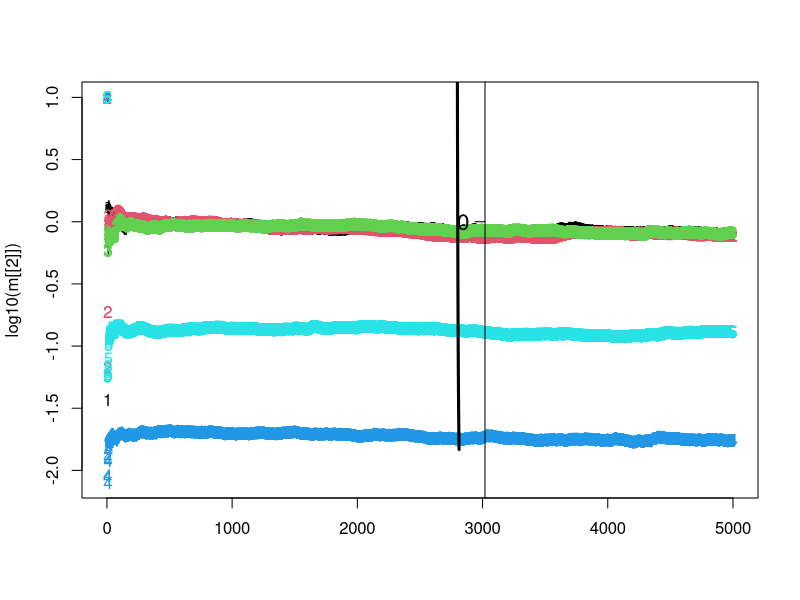
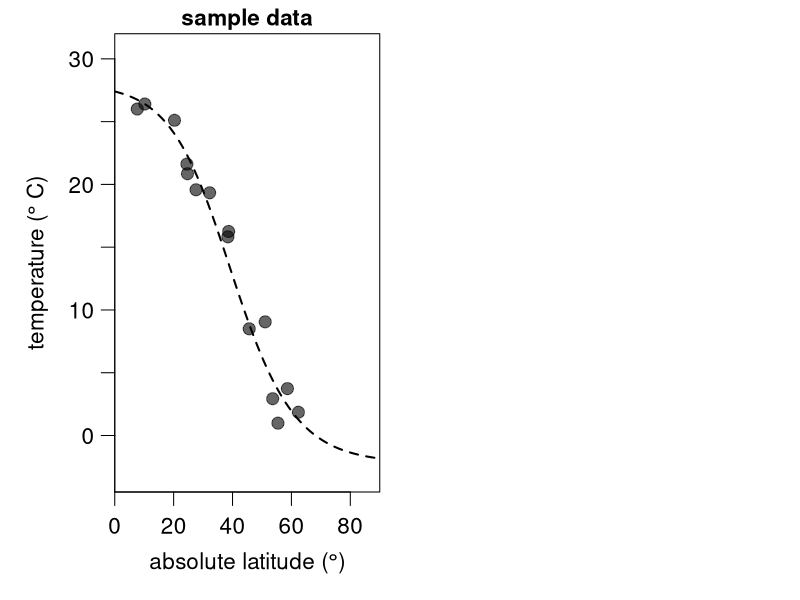
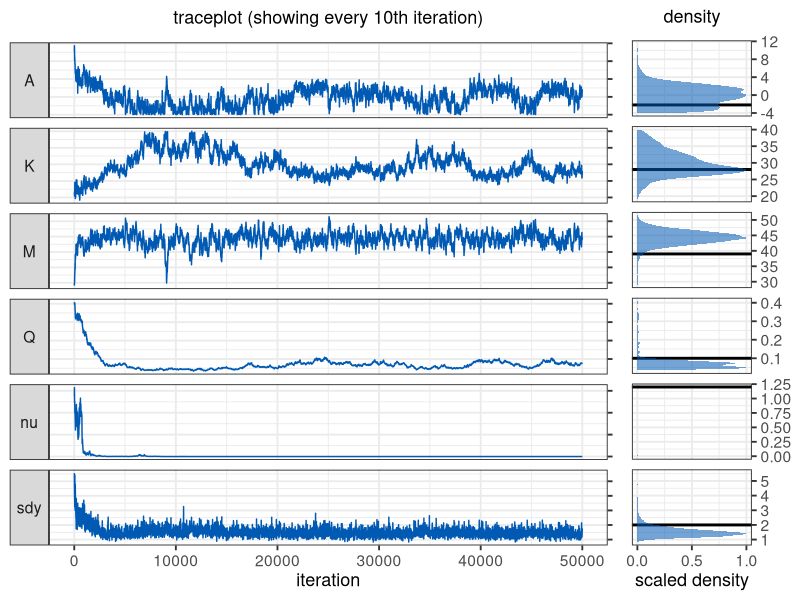
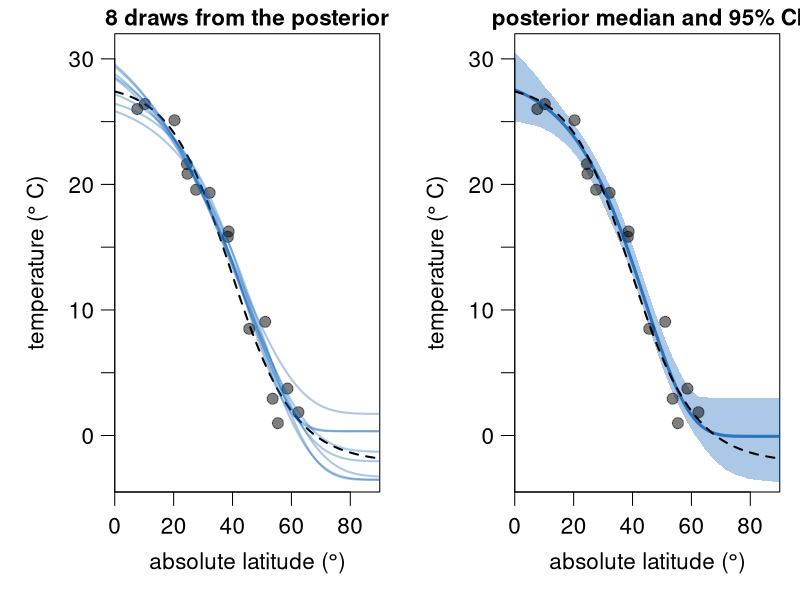

Write R code to recreate these figures, in order.
######################################################
######################################################
### A Metropolis-Hastings algorithm for Latitudinal
### Temperature Gradients
###
### by Kilian Eichenseer
### February 2022
###
######################################################
######################################################
### FUNCTIONS

gradient <- function(x, coeff, sdy) { # sigma is labelled "sdy"
  A = coeff[1]
  K = coeff[2]
  M = coeff[3]
  Q = coeff[4]
  nu = coeff[5]
  return(A + max(c(K-A,0))/((1+(nu*exp(Q*(x-M))))^(1/nu)) + rnorm(length(x),0,sdy))
}

loglik <- function(x, y,  coeff, sdy) {
  A = coeff[1]
  K = coeff[2]
  M = coeff[3]
  Q = coeff[4]
  nu = coeff[5]
  pred = A + max(c(K-A,0))/((1+(nu*exp(Q*(x-M))))^(1/nu))
  return(sum(dnorm(y, mean = pred, sd = sdy, log = TRUE)))
}

logprior <- function(coeff) {
  return(sum(c(
    dunif(coeff[1], -4, 40, log = TRUE),
    dunif(coeff[2], -4, 40, log = TRUE),
    dnorm(coeff[3], 45, 10, log = TRUE),
    dgamma(coeff[4], 0.2, 0.2, log = TRUE),
    dgamma(coeff[5], 1, 1, log = TRUE))))
}

logposterior <- function(x, y, coeff, sdy){
  return (loglik(x, y, coeff, sdy) + logprior(coeff))
}

MH_propose <- function(coeff, proposal_sd){
  return(rnorm(5,mean = coeff, sd= c(.5,.5,.5,0.01,0.07)))
}

MH_propose <- function(coeff, proposal_sd){
  return(c(rnorm(3,mean = coeff[1:3], sd= c(.5,.5,.5)),
         exp(rnorm(2,mean = log(coeff[4:5]), sd= c(0.01,0.07)))))
}

weighted_var <- function(x, weights, sum_weights) {
  sum(weights*((x-sum(weights*x)/sum_weights)^2))/(sum_weights)
}

# Main MCMCM function
run_MCMC <- function(x, y, coeff_inits, sdy_init, nIter, proposal_sd_init = rep(10,5), nAdapt = 10000){
  ### Initialisation
  coefficients = array(dim = c(nIter,5)) # set up array to store coefficients
  coefficients[1,] = coeff_inits # initialise coefficients
  sdy = rep(NA_real_,nIter) # set up vector to store sdy
  sdy[1] = sdy_init # intialise sdy
  A_sdy = 3 # parameter for the prior on the inverse gamma distribution of sdy
  B_sdy = 0.1 # parameter for the prior on the inverse gamma distribution of sdy
  n <- length(y)
  shape_sdy <- A_sdy+n/2 # shape parameter for the inverse gamma
  sd_i <- 2
  coeff_sd <- array(NA_real_,dim = c(nAdapt,5))
  coeff_sd[1:3,] <- proposal_sd_init
  coeff_diff <- array(NA_real_,dim = c(nAdapt,5))
  allWeights <- exp((-(nAdapt-2)):0/500)

  ### The MCMC loop
  for (i in 2:nIter){

    ## 1. Gibbs step to estimate sdy
    sdy[i] = sqrt(1/rgamma(1,shape_sdy,B_sdy+0.5*sum((y-gradient(x,coefficients[i-1,],0))^2)))

    ## 2. Metropolis-Hastings step to estimate the regression coefficients
    proposal = MH_propose(coefficients[i-1,],coeff_sd[sd_i,]) # new proposed values
    #if(any(proposal[c(4,5)] <= 0)) HR = 0 else # Q and nu need to be >0
      # Hasting's ratio of the proposal
      HR = exp(logposterior(x = x, y = y, coeff = proposal, sdy = sdy[i]) -
                 logposterior(x = x, y = y, coeff = coefficients[i-1,], sdy = sdy[i])

               +sum(dlnorm(coefficients[i-1,4:5]-proposal[4:5],log(coefficients[i-1,4:5]),coeff_sd[sd_i,4:5]))
               -sum(dlnorm(proposal[4:5]-coefficients[i-1,4:5],log(coefficients[i-1,4:5]),coeff_sd[sd_i,4:5]))
      )

    # accept proposal with probability = min(HR,1)
    if (runif(1) < HR){
      coefficients[i,] = proposal
      # if proposal is rejected, keep the values from the previous iteration
    }else{
      coefficients[i,] = coefficients[i-1,]
    }
    # Adaptation of proposal SD
    if(i < nAdapt){

    coeff_diff[i,1:3] <- coefficients[i,1:3]-coefficients[i-1,1:3]
    coeff_diff[i,4:5] <- log(coefficients[i,4:5])-log(coefficients[i-1,4:5])

    if(i>=3) {
    weights = allWeights[(nAdapt-i+2):nAdapt-1]
    sum_weights = sum(weights)
    weighted_var_coeff <- apply(coeff_diff[2:i,], 2, function(f) weighted_var(
                            f, weights = weights, sum_weights = sum_weights))


    coeff_sd[i+1,] <- ifelse(weighted_var_coeff==0,
                           sqrt(coeff_sd[i,]^2/10),
                           sqrt(2.4^2 * weighted_var_coeff))
    }
    sd_i <- i
    } # end of adapt
  } # end of the MCMC loop

  ###  Function output
  output = list(data.frame(A = coefficients[,1],
                      K = coefficients[,2],
                      M = coefficients[,3],
                      Q = coefficients[,4],
                      nu = coefficients[,5],
                      sdy = sdy),
                coeff_sd)
  return(output)
}


### Data creation
set.seed(10)
sample_lat <- runif(15,0,90)
sample_data <- data.frame(
  x = sample_lat,
  y = gradient(x = sample_lat, coeff = c(-2.2, 28, 39, 0.1, 1.2), sd = 2))


### Analysis
nIter <- 50000
system.time({m <- run_MCMC(x = sample_data$x, y = sample_data$y,
              coeff_inits = c(10,20,30,0.4,0.4), sdy_init = 5, nIter = nIter,
              nAdapt = 5000)})
matplot(log10(m[[2]]))

m[[2]][,]
######################################################
######################################################
### PLOTS

######################################################
## Plots of the data

# for plotting the 95 % CI shading
error_polygon <- function(x,en,ep,color) {
  polygon( c(x[1], x, x[length(x)], x[length(x)], rev(x), x[1]),
           c((ep)[1],ep, (ep)[length(ep)], (en)[length(en)], rev(en), (en)[1]),
           border = NA, col = color)
}

layout(matrix(c(1,2), nrow = 1, ncol = 2, byrow = TRUE))

par(mar = c(4,4.25,1.25,0.75), las = 1, mgp = c(2.25,0.75,0), cex = 1.35)
latitude <- seq(0,90,by=0.2)
temperature <- gradient(x = latitude, coeff = c(-2.2, 28, 39, 0.1, 1.2), sd = 0)
points(latitude, temperature, type = "l", lwd = 3, ylim = c(-4.5,32),
     xlab = expression ("absolute latitude ("*degree*")"), yaxt = "n",
     ylab = expression("temperature ("*degree~"C)"), yaxs = "i", xaxs = "i",
     xlim = c(0,90), main = "gradient", cex.main = 1)
axis(2,seq(-5,30,5),c(NA,0,NA,10,NA,20,NA,30))


plot(latitude, temperature, type = "l", lwd = 2, ylim = c(-4.5,32),
     xlab = expression ("absolute latitude ("*degree*")"), yaxt = "n",
     ylab = expression("temperature ("*degree~"C)"), yaxs = "i", xaxs = "i",
     xlim = c(0,90), main = "sample data", lty= 2, cex.main = 1)
points(sample_data$x, sample_data$y,  pch = 19, cex = 1.2, col = rgb(0,0,0,0.6), xpd = T)
axis(2,seq(-5,30,5),c(NA,0,NA,10,NA,20,NA,30))

######################################################
## Posterior checks

library(ggplot2)
library(dplyr)
library(reshape)
library(cowplot)
m <- m[[1]] %>% mutate(iteration = 1:nrow(.))
mm <- melt(m,id.vars = "iteration")
mm <- mm %>% mutate(trueval = rep(c(-2.2, 28, 39, 0.1, 1.2, 2), each = nrow(m)))

facet.labs = c("F", "K", "M", "Q", expression(nu), expression(sigma["y"]))
names(facet.labs) <- c("A", "K", "M", "Q", "nu", "sdy")

p1 <- ggplot(mm %>% filter(iteration %% 10 == 0)) + geom_line(aes(x = iteration, y = value),
                                                              colour = rgb(0,0.35,0.7,1))+
  facet_grid(variable ~ ., switch = "y",scales = "free_y",
             labeller = labeller(variable = facet.labs)) +
  theme(legend.position = "none")+
  theme_bw(base_size = 14)+
  theme(strip.text.y.left = element_text(angle = 0))+
  scale_y_continuous(position = "right")+
  ylab(NULL)+
  ggtitle(expression("traceplot (showing every 10th"~"iteration)"))+
  theme(plot.title = element_text(size = 13, face = "bold",hjust = 0.5),
        axis.title=element_text(size=13), axis.text.y=element_blank(),)


p2 <- ggplot(mm %>% filter(iteration %% 10 == 0)) +
  geom_vline(aes(xintercept = trueval), colour = "black", size = 1,linetype = "solid")+

  stat_density(aes(x = value, y =..scaled..),
               fill = rgb(0,0.35,0.7,0.55), size = 1.5)+
  facet_grid(variable ~ ., scales = "free_y")+
  theme(legend.position = "none")+
  theme_bw(base_size = 14)+
  theme(strip.background = element_blank(),
        strip.text.y = element_blank())+
  scale_y_continuous(position = "left",breaks = c(0,0.5,1))+
  scale_x_continuous(position = "top")+
  coord_flip()+
  ylab("scaled density")+
  xlab(NULL)+
  ggtitle(expression("density"))+
  theme(plot.title = element_text(size = 13, face = "bold",hjust = 0.5),
        axis.title=element_text(size=13))

plot_grid(p1, p2, ncol = 2, labels = c("", ""),
          rel_widths = c(7,2))

######################################################
## Gradient from posterior
burnin <- 10000
layout(matrix(c(1,2), nrow = 1, ncol = 2, byrow = TRUE))
par(mar = c(4,4.25,1.25,0.75), las = 1, mgp = c(2.25,0.75,0), cex = 1.35)
latitude <- seq(0,90,by=0.5)
temperature <- gradient(x = latitude, coeff = c(-2.2, 28, 39, 0.1, 1.2), sdy = 0)
plot(latitude, temperature, type = "l", lwd = 2, ylim = c(-4.5,32),
     xlab = expression ("absolute latitude ("*degree*")"), yaxt = "n",
     ylab = expression("temperature ("*degree~"C)"), yaxs = "i", xaxs = "i", lty = 2,
     xlim = c(0,90), main = "8 draws from the posterior", cex.main = 1)
points(sample_data$x, sample_data$y,  pch = 19, cex = 1.1, col = rgb(0,0,0,0.5), xpd = T)
replicate(8, points(latitude, gradient(x = latitude, coeff =
                           unlist(m[sample((burnin+1):nIter,1),1:5]), sdy = 0),
                           type = "l", col = rgb(0,0.35,0.7,0.33), lwd = 2))
axis(2,seq(-5,30,5),c(NA,0,NA,10,NA,20,NA,30))

# Calculate confidence intervals
sample_it <- sample((burnin+1):nIter,1000)
grad_025 <- sapply(1:length(latitude), function(f) quantile(
  apply(m[sample_it,1:5],1,function(a) gradient(x=latitude[f], coeff =  a, sdy = 0)),
  probs = 0.025))
grad_975 <- sapply(1:length(latitude), function(f) quantile(
  apply(m[sample_it,1:5],1,function(a) gradient(x=latitude[f], coeff =  a, sdy = 0)),
  probs = 0.975))

# Calculate confidence intervals
sample_it <- sample((burnin+1):nIter,1000)
grad_025 <- sapply(1:length(latitude), function(f) quantile(
  apply(m[sample_it,1:5],1,function(a) gradient(x=latitude[f], coeff =  a, sdy = 0)),
  probs = 0.025))
grad_975 <- sapply(1:length(latitude), function(f) quantile(
  apply(m[sample_it,1:5],1,function(a) gradient(x=latitude[f], coeff =  a, sdy = 0)),
  probs = 0.975))

plot(latitude, temperature, type = "n", lwd = 2, ylim = c(-4.5,32),
     xlab = expression ("absolute latitude ("*degree*")"), yaxt = "n",
     ylab = expression("temperature ("*degree~"C)"), yaxs = "i", xaxs = "i", lty = 2,
     xlim = c(0,90), main = "posterior median and 95% CI", cex.main = 1)

error_polygon <- function(x,en,ep,color) {
  polygon( c(x[1], x, x[length(x)], x[length(x)], rev(x), x[1]),
           c((ep)[1],ep, (ep)[length(ep)], (en)[length(en)], rev(en), (en)[1]),
           border = NA, col = color)
}
error_polygon(latitude,grad_025,grad_975,rgb(0,0.35,0.7,0.33))
points(sample_data$x, sample_data$y,  pch = 19, cex = 1.1, col = rgb(0,0,0,0.5), xpd = T)

points(latitude, gradient(x=latitude, coeff =  apply(m[sample_it,1:5],2,median),
                          sdy = 0), type = "l", lwd = 3, col = rgb(0,0.35,0.7,0.75))
points(latitude, temperature, type = "l", lwd = 2, lty = 2)
axis(2,seq(-5,30,5),c(NA,0,NA,10,NA,20,NA,30))

par(mfrow = c(1,1))
